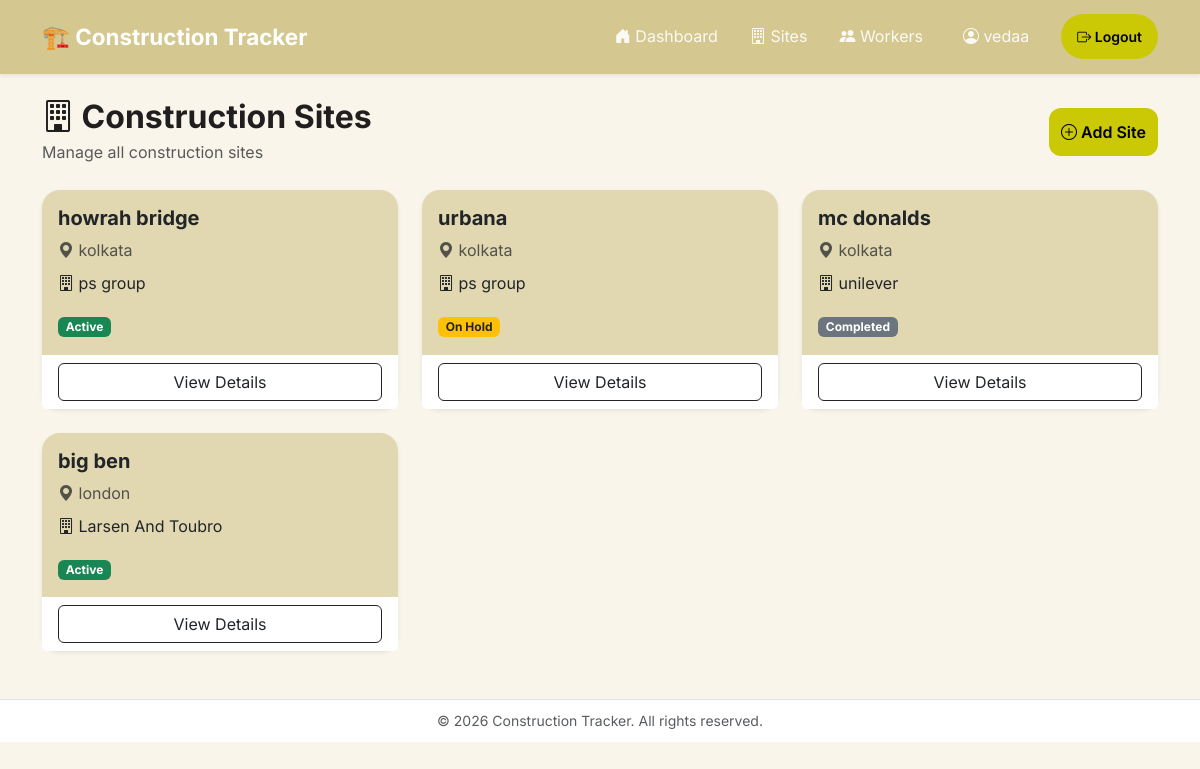
The page /sites/ (signed in) on the database its author committed.
### logs/models.py (models this page shows, shortened)
class Site(models.Model):
    STATUS_CHOICES=[
        ('active','Active'),
        ('on hold', 'On Hold'),
        ('completed', 'Completed'),
    ]
    status=models.CharField(max_length=20, choices=STATUS_CHOICES, default='active')
    name=models.CharField(max_length=200)
    location=models.CharField(max_length=200)
    start_date=models.DateField()
    company_name=models.CharField(max_length=200)
    created_by=models.ForeignKey(User, on_delete=models.CASCADE)
    created_at=models.DateTimeField(auto_now_add=True)
    workers=models.ManyToManyField(User, related_name='assigned_sites', blank=True)

### logs/views.py (the view)
# urls.py: path("sites/", views.sites, name="sites"),
@manager_required
def sites(request):
    if request.user.is_superuser:
        sites = Site.objects.all()
    else:
        sites = Site.objects.filter(created_by=request.user)
    return render(request, "sites.html", {
        "sites": sites,
    })

### logs/context_processors.py (called while the page is built)
def user_role(request):
    role = None
    if request.user.is_authenticated and not request.user.is_superuser:
        profile = UserProfile.objects.filter(user=request.user).first()
        if profile:
            role = profile.role
    return {
        "user_role": role
    }

### logs/views.py (called while the page is built)
def manager_required(view_func):
    @wraps(view_func)
    @login_required
    def wrapped(request, *args, **kwargs):
        if request.user.is_superuser:
            return view_func(request, *args, **kwargs)
        profile = UserProfile.objects.filter(user=request.user).first()
        if profile is None or profile.role != "manager":
            raise PermissionDenied
        return view_func(request, *args, **kwargs)
    return wrapped

### logs/templates/sites.html
{% extends 'base.html' %}
{% block content %}
<div class="d-flex justify-content-between align-items-center mb-4">
    <div>
        <h2 class="fw-bold mb-1">
            <i class="bi bi-building"></i>
            Construction Sites
        </h2>
        <p class="text-muted mb-0">
            Manage all construction sites
        </p>
    </div>
    <a href="{% url 'add_site' %}" class="btn btn-warning">
        <i class="bi bi-plus-circle"></i>
        Add Site
    </a>
</div>
<div class="row">
    {% for site in sites %}
    <div class="col-lg-4 col-md-6 mb-4">
        <div class="card h-100 shadow-sm border-0 site-card">
            <div class="card-body">
                <h5 class="fw-bold">
                    {{ site.name }}
                </h5>
                <p class="text-muted mb-2">
                    <i class="bi bi-geo-alt-fill"></i>
                    {{ site.location }}
                </p>
                <p class="mb-3">
                    <i class="bi bi-building"></i>
                    {{ site.company_name }}
                </p>
                {% if site.status == "active" %}
                    <span class="badge bg-success">Active</span>
                {% elif site.status == "on hold" %}
                    <span class="badge bg-warning text-dark">
                        On Hold
                    </span>
                {% else %}
                    <span class="badge bg-secondary">
                        Completed
                    </span>
                {% endif %}
            </div>
            <div class="card-footer bg-white border-0">
                <a href="{% url 'site_detail' site.pk %}"
                   class="btn btn-outline-dark w-100">
                    View Details
                </a>
            </div>
        </div>
    </div>
    {% empty %}
    <div class="col-12">
        <div class="alert alert-info">
            No construction sites found.
        </div>
    </div>
    {% endfor %}
</div>
{% endblock %}

### logs/templates/base.html (shortened to what this page needs)
{% load static %}
<!DOCTYPE html>
<html lang="en">
<head>
    <link href="https://cdn.jsdelivr.net/npm/bootstrap@5.3.0/dist/css/bootstrap.min.css" rel="stylesheet">
    <link rel="stylesheet"
        href="https://cdn.jsdelivr.net/npm/bootstrap-icons@1.11.3/font/bootstrap-icons.min.css">
    <link rel="stylesheet" href="{% static 'logs/style.css' %}">
</head>
<body>
    <nav class="navbar navbar-expand-lg navbar-dark custom-navbar shadow-sm">
        <div class="container">
            <a class="navbar-brand fw-bold" href="{% url 'dashboard' %}">
                🏗️ Construction Tracker
            </a>
            <div class="collapse navbar-collapse" id="navbarNav">
                <ul class="navbar-nav ms-auto align-items-lg-center">
                    {% if user.is_authenticated %}
                        {% if user.is_superuser or user_role == "manager" %}
                        <li class="nav-item">
                            <a class="nav-link px-3 {% if request.resolver_match.url_name == 'dashboard' %}active{% endif %}"
       href="{% url 'dashboard' %}">
                                <i class="bi bi-house-door-fill"></i>
                                Dashboard
                            </a>
                        </li>
                        <li class="nav-item">
                            <a class="nav-link px-3 {% if request.resolver_match.url_name == 'sites' %}active{% endif %}"
       href="{% url 'sites' %}">
                                <i class="bi bi-building"></i>
                                Sites
                            </a>
                        </li>
                        <li class="nav-item">
                            <a class="nav-link px-3 {% if request.resolver_match.url_name == 'worker_list' %}active{% endif %}"
       href="{% url 'worker_list' %}">
                                <i class="bi bi-people-fill"></i>
                                Workers
                            </a>
                        </li>
                        {% endif %}
                        <li class="nav-item mx-lg-3">
                            <span class="nav-link">
                                <i class="bi bi-person-circle"></i>
                                {{ user.username }}
                            </span>
                        </li>
                        <li class="nav-item ms-lg-2">
                            <form method="POST" action="{% url 'logout' %}">
                                <button class="btn btn-warning btn-sm rounded-pill px-3">
                                    <i class="bi bi-box-arrow-right"></i>
                                    Logout
                                </button>
                            </form>
                        </li>
                    {% endif %}
                </ul>
            </div>
        </div>
    </nav>
    <div class="container py-4">
<main>
        {% block content %}
        {% endblock %}
    </main>
    </div>
    <footer class="bg-white border-top py-2 mt-auto">
        <div class="container text-center">
            <small class="text-muted">
                © 2026 Construction Tracker. All rights reserved.
            </small>
        </div>
    </footer>
</body>
</html>

### logs/static/logs/style.css (style rules this page uses)
:root { --primary:#e09854; --primary-dark:#6F4727; --accent:#e9ce8c; --secondary:#d4c790; --bg:#a1b9e8; --card:#f7c1c1; --text:#201e1e; --muted:#0a3181; --border:#8f97a8; --radius:14px; }
.btn-warning { background:#cbc806; border:none; border-radius:12px; font-weight:600; padding:12px; }
body { background:var(--bg); color:var(--text); font-family:'Inter',sans-serif; line-height:1.6; }
.custom-navbar { background:var(--secondary); border:none; box-shadow:0 3px 12px rgba(0,0,0,.15); padding:14px 0; }
.custom-navbar .navbar-brand { font-weight:700; font-size:1.4rem; }
.custom-navbar .nav-link { color:white!important; opacity:.9; transition:.25s; }
.site-card { background:var(--card); border:none; border-radius:var(--radius); box-shadow:0 8px 24px rgba(0,0,0,.08); transition:.25s; }
body { background-color: rgb(250, 245, 235); font-family: 'Inter', sans-serif; }
footer { position:relative; z-index:10; }
.site-card { border:none; border-radius:18px; background:rgb(225, 215, 177); box-shadow: 0 8px 25px rgba(0,0,0,.08); transition:.3s; }

### rows shown on the page
Site: name "howrah bridge", location "kolkata", company_name "ps group", status "Active"
Site: name "urbana", location "kolkata", company_name "ps group", status "On Hold"
Site: name "mc donalds", location "kolkata", company_name "unilever", status "Completed"
Site: name "big ben", location "london", company_name "Larsen And Toubro", status "Active"

### other values the page prints
{{ user.username }} "vedaa"
